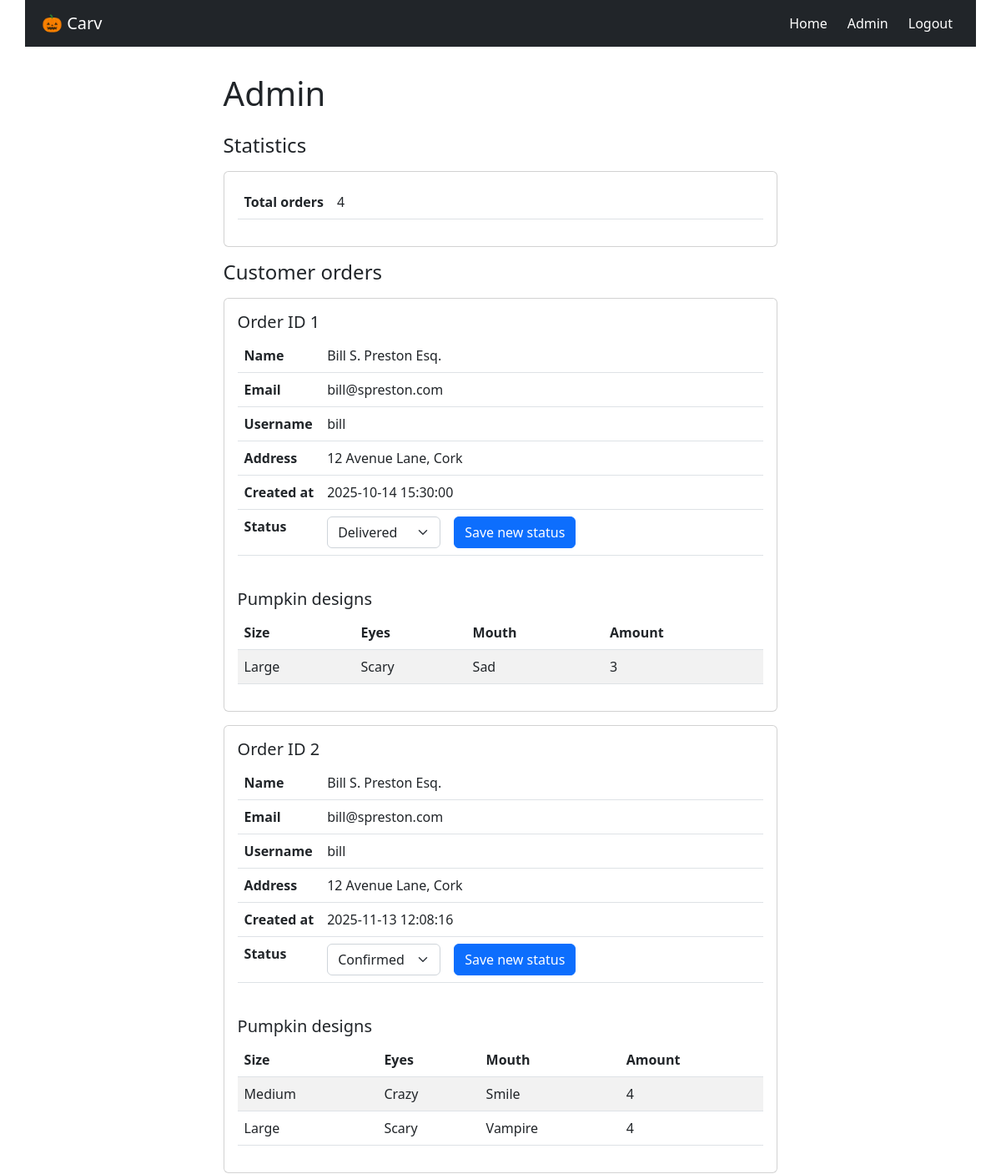
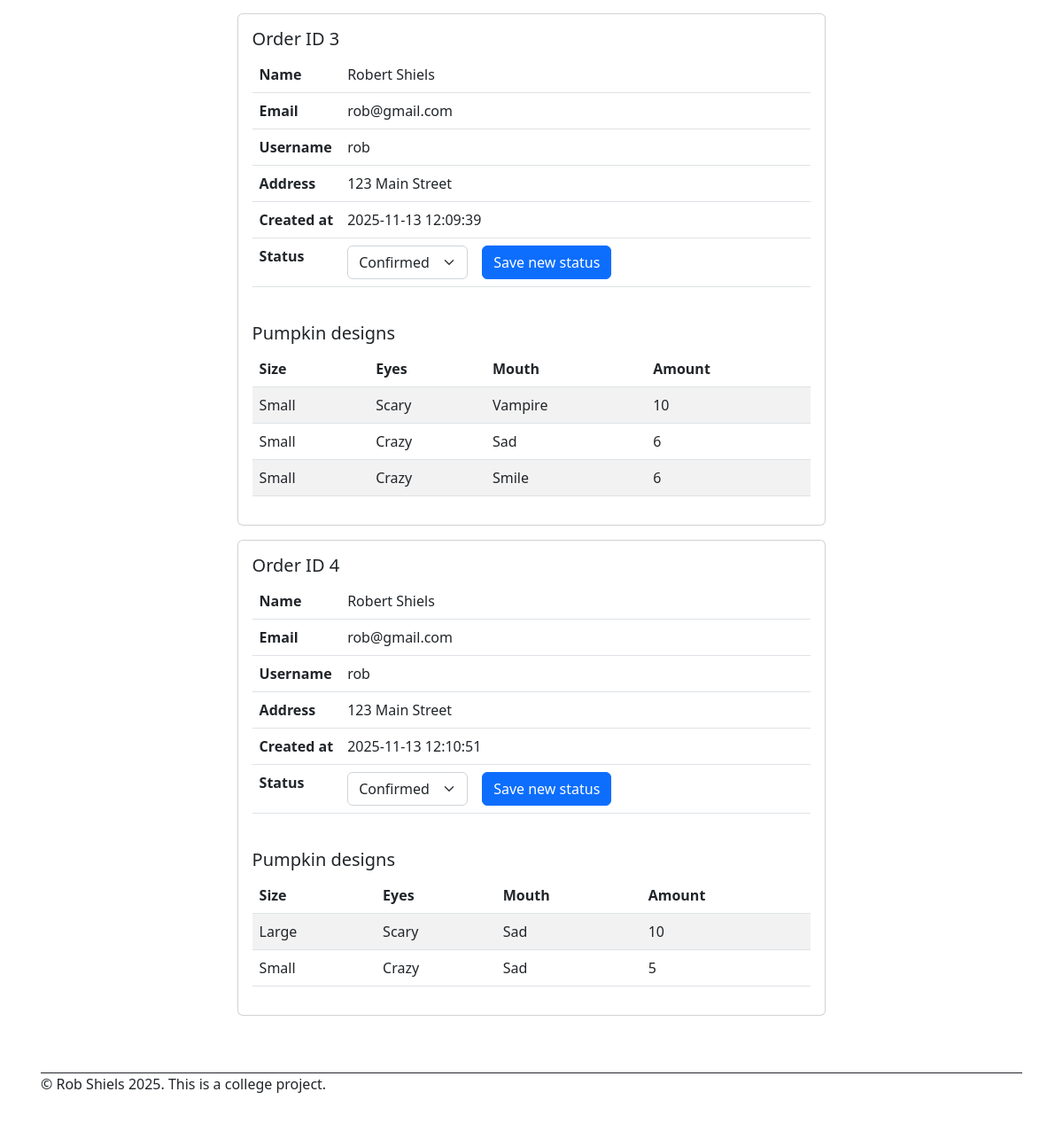
The page /admin (signed in) on the database its author committed (2 pictures, top to bottom).
### models.py (models this page shows, shortened)
class Order(db.Model):
    __tablename__ = 'order'
    order_id: Mapped[int] = mapped_column(primary_key=True)
    created_at: Mapped[datetime] = mapped_column(nullable=False,  default=lambda: datetime.now(timezone.utc).replace(microsecond=0))
    status: Mapped[str] = mapped_column(nullable=True)
    customer_id: Mapped[int] = mapped_column(db.ForeignKey('user.user_id'), nullable=False) # Add 'delete' button to delete customer and all associated ordres
    customer = db.relationship('User', back_populates='orders')
    pumpkins = db.relationship('PumpkinDesign', back_populates='order',  cascade='all, delete-orphan', passive_deletes=True )  # one-to-many

class User(db.Model, UserMixin):
    __tablename__ = 'user'
    user_id: Mapped[int] = mapped_column(primary_key=True)
    username: Mapped[str] = mapped_column(nullable=False)
    password: Mapped[str] = mapped_column(nullable=False)
    name: Mapped[str] = mapped_column(nullable=False)
    email: Mapped[str] = mapped_column(nullable=False, unique=True)
    address: Mapped[str] = mapped_column(nullable=False)
    role: Mapped[str] = mapped_column(nullable=False, default="customer")
    orders = db.relationship('Order', back_populates='customer')

class PumpkinDesign(db.Model):
    __tablename__ = 'pumpkin_design'
    design_id: Mapped[int] = mapped_column(primary_key=True)
    size: Mapped[str] = mapped_column(nullable=False)
    eyes: Mapped[str] = mapped_column(nullable=False)
    mouth: Mapped[str] = mapped_column(nullable=False)
    amount: Mapped[int] = mapped_column(nullable=False)
    created_at: Mapped[datetime] = mapped_column(nullable=False,  default=lambda: datetime.now(timezone.utc).replace(microsecond=0))
    order_id: Mapped[int] = mapped_column(db.ForeignKey('order.order_id', ondelete='CASCADE'), nullable=False)
    order = db.relationship('Order', back_populates='pumpkins')

### app.py (the view)
@app.route("/admin")
@login_required
def admin_page():
    orders = Order.query.order_by(Order.order_id).all()
    total_query = db.session.execute(text('SELECT COUNT(*) AS total_orders FROM "order";'))
    total_orders = total_query.scalar()  # returns a single integer
    return render_template("admin.html", orders=orders, total_orders=total_orders)

### app.py (called while the page is built)
@login_manager.user_loader
def load_user(user_id):
    return User.query.get(int(user_id))

### templates/admin.html (shortened to what this page needs)
{% set title = "Admin" %}
{% extends "base.html" %}
{% block main %}
<h4 class="card-title mb-3">Statistics</h4>
<div class="card mb-3">
    <div class="card-body">
        <table class="table">
            <tbody>
                <tr>
                    <th scope="row" class="hug">Total orders</th>
                    <td>{{ total_orders }}</td>
                </tr>
            </tbody>
        </table>
    </div>
</div>
<h4 class="card-title mb-3">Customer orders</h4>
{% for order in orders %}
<div class="card mb-3">
    <div class="card-body">
        <div class="pb-4">
            <h5>Order ID {{ order.order_id }}</h5>
            <table class="table">
                <tbody>
                    <tr>
                        <th scope="row" class="hug">Name</th>
                        <td>{{ order.customer.name }}</td>
                    </tr>
                    <tr>
                        <th scope="row" class="hug">Email</th>
                        <td>{{ order.customer.email }}</td>
                    </tr>
                    <tr>
                        <th scope="row" class="hug">Username</th>
                        <td>{{ order.customer.username }}</td>
                    </tr>
                    <tr>
                        <th scope="row" class="hug">Address</th>
                        <td>{{ order.customer.address }}</td>
                    </tr>
                    <tr>
                        <th scope="row" class="hug">Created at</th>
                        <td>{{ order.created_at }}</td>
                    </tr>
                    <tr>
                        <th scope="row" class="hug">Status</th>
                        <td>
                            <form action="{{ url_for('update_status', order_id=order.order_id) }}" method="POST"
                                class="row g-3">
                                <div class="col-auto"> <select name="status" class="order-status form-select"
                                        data-status="{{ order.status or '' }}" aria-label="Order status">
                                        <option value="Confirmed">Confirmed</option>
                                        <option value="Delivered">Delivered</option>
                                    </select>
                                </div>
                                <div class="col-auto">
                                    <button type="submit" class="btn btn-primary ">Save new status</button>
                                </div>
                            </form>
                        </td>
                    </tr>
                </tbody>
            </table>
        </div>
        <h5 class="card-title ">Pumpkin designs</h5>
        {% if order.pumpkins %}
        <table class="table table-striped">
            <thead>
                <tr>
                    <th>Size</th>
                    <th>Eyes</th>
                    <th>Mouth</th>
                    <th>Amount</th>
                </tr>
            </thead>
            <tbody>
                {% for pumpkin in order.pumpkins %}
                <tr>
                    <td>{{ pumpkin.size }}</td>
                    <td>{{ pumpkin.eyes }}</td>
                    <td>{{ pumpkin.mouth }}</td>
                    <td>{{ pumpkin.amount }}</td>
                </tr>
                {% endfor %}
            </tbody>
        </table>
        {% else %}
        <p class="text-muted">No pumpkins were added to this order. Please contact the customer.</p>
        {% endif %}
    </div>
</div>
{% endfor %}
{% endblock %}

### static/css/style.css (style rules this page uses)
* { margin: 0px; padding: 0px; font-size: 16px; }
html { height: 100%; color: white; }
body { margin: 0px; min-height: 100vh; }
.table td.hug, .table th.hug { width: 1%; white-space: nowrap; }
@media (min-width: 480px) { body { margin: 0px 24px; max-width: 1140px; margin-left: auto; margin-right: auto; } }
@media (min-width: 480px) { .card { width:60%; } }

### rows shown on the page
Order: order_id "1", customer.name "Bill S. Preston Esq.", customer.email "bill@spreston.com", customer.username "bill", customer.address "12 Avenue Lane, Cork", created_at "2025-10-14 15:30:00", status "Delivered"
PumpkinDesign: size "Large", eyes "Scary", mouth "Sad", amount "3"
Order: order_id "2", customer.name "Bill S. Preston Esq.", customer.email "bill@spreston.com", customer.username "bill", customer.address "12 Avenue Lane, Cork", created_at "2025-11-13 12:08:16", status "Confirmed"
PumpkinDesign: size "Medium", eyes "Crazy", mouth "Smile", amount "4"
PumpkinDesign: size "Large", eyes "Scary", mouth "Vampire", amount "4"
Order: order_id "3", customer.name "Robert Shiels", customer.email "rob@gmail.com", customer.username "rob", customer.address "123 Main Street", created_at "2025-11-13 12:09:39", status "Confirmed"
PumpkinDesign: size "Small", eyes "Scary", mouth "Vampire", amount "10"
PumpkinDesign: size "Small", eyes "Crazy", mouth "Sad", amount "6"
PumpkinDesign: size "Small", eyes "Crazy", mouth "Smile", amount "6"
Order: order_id "4", customer.name "Robert Shiels", customer.email "rob@gmail.com", customer.username "rob", customer.address "123 Main Street", created_at "2025-11-13 12:10:51", status "Confirmed"
PumpkinDesign: size "Large", eyes "Scary", mouth "Sad", amount "10"
PumpkinDesign: size "Small", eyes "Crazy", mouth "Sad", amount "5"

### other values the page prints
{{ title or "Welcome" }} "Admin"
{{ total_orders }} "4"
